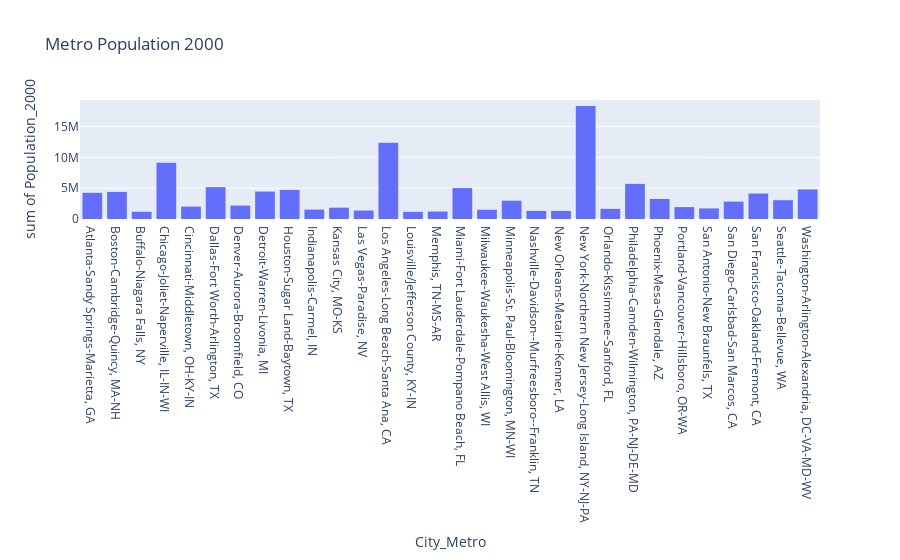

Notebook source saved alongside this figure:
### Code cell
px.histogram(DF2_Metro_Pop2000, x='City_Metro', y='Population_2000', nbins= 7, title='Metro Population 2000')

### Figure 1 — Plotly figure (JSON) as saved in the notebook; plotly's stock layout.template omitted (floating-point values rounded to 4 significant figures)
{"data": [{"alignmentgroup": "True", "bingroup": "x", "histfunc": "sum", "hovertemplate": "City_Metro=%{x}<br>sum of Population_2000=%{y}<extra></extra>", "legendgroup": "", "marker": {"color": "#636efa", "pattern": {"shape": ""}}, "name": "", "nbinsx": 7, "offsetgroup": "", "orientation": "v", "showlegend": false, "type": "histogram", "x": ["Atlanta-Sandy Springs-Marietta, GA", "Boston-Cambridge-Quincy, MA-NH", "Buffalo-Niagara Falls, NY", "Chicago-Joliet-Naperville, IL-IN-WI", "Cincinnati-Middletown, OH-KY-IN", "Dallas-Fort Worth-Arlington, TX", "Denver-Aurora-Broomfield, CO", "Detroit-Warren-Livonia, MI", "Houston-Sugar Land-Baytown, TX", "Indianapolis-Carmel, IN", "Kansas City, MO-KS", "Las Vegas-Paradise, NV", "Los Angeles-Long Beach-Santa Ana, CA", "Louisville/Jefferson County, KY-IN", "Memphis, TN-MS-AR", "Miami-Fort Lauderdale-Pompano Beach, FL", "Milwaukee-Waukesha-West Allis, WI", "Minneapolis-St. Paul-Bloomington, MN-WI", "Nashville-Davidson--Murfreesboro--Franklin, TN", "New Orleans-Metairie-Kenner, LA", "New York-Northern New Jersey-Long Island, NY-NJ-PA", "Orlando-Kissimmee-Sanford, FL", "Philadelphia-Camden-Wilmington, PA-NJ-DE-MD", "Phoenix-Mesa-Glendale, AZ", "Portland-Vancouver-Hillsboro, OR-WA", "San Antonio-New Braunfels, TX", "San Diego-Carlsbad-San Marcos, CA", "San Francisco-Oakland-Fremont, CA", "Seattle-Tacoma-Bellevue, WA", "Washington-Arlington-Alexandria, DC-VA-MD-WV"], "xaxis": "x", "y": [4247981, 4391344, 1170111, 9098316, 2009632, 5161544, 2179240, 4452557, 4715407, 1525104, 1836038, 1375765, 12365627, 1161975, 1205204, 5007564, 1500741, 2968806, 1311789, 1316510, 18323002, 1644561, 5687147, 3251876, 1927881, 1711703, 2813833, 4123740, 3043878, 4796183], "yaxis": "y"}], "layout": {"barmode": "relative", "legend": {"tracegroupgap": 0}, "title": {"text": "Metro Population 2000"}, "xaxis": {"anchor": "y", "domain": [0, 1], "title": {"text": "City_Metro"}}, "yaxis": {"anchor": "x", "domain": [0, 1], "title": {"text": "sum of Population_2000"}}}}
